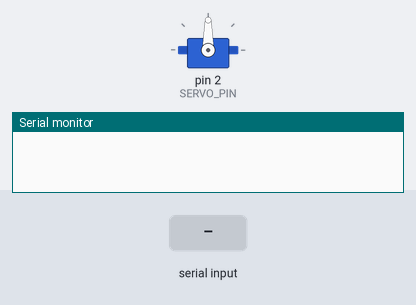
Simulated run of this sketch. Board: Arduino Uno, built with avr-gcc and run on an emulated ATmega328P. Shown: servo, the last lines printed to the serial monitor. The test bench sets the inputs (shaded band).

Above: at 1.2 s.
1.3 s: "left\n" received over Serial
At 3.2 s:
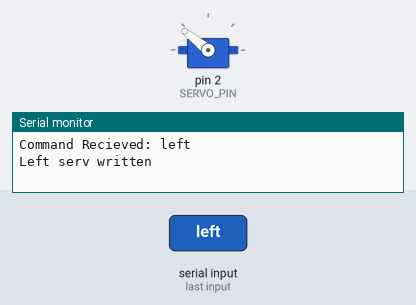
3.8 s: "right\n" received over Serial
At 5.1 s:
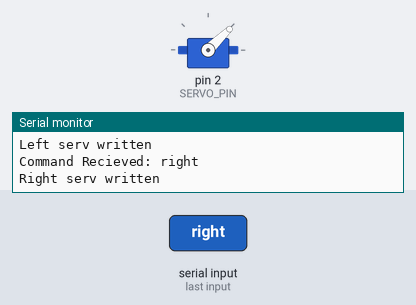
6.3 s: "stop\n" received over Serial
At 8.1 s:
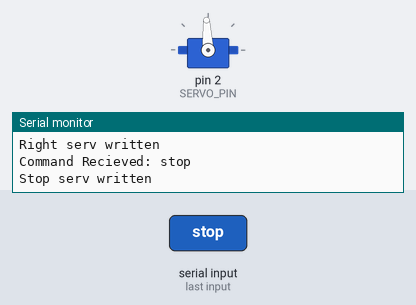
Timing chart, 0 to 9.6 s (numbered marks = the images above; inputs shaded):
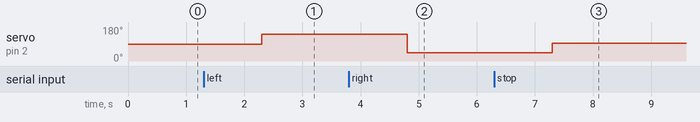

Measured:
- after the input at 1.3 s, servo on pin 2 (SERVO_PIN): 90° → 141° after 1.0 s
- after the input at 3.8 s, servo on pin 2 (SERVO_PIN): 141° → 44° after 1.0 s
- after the input at 6.3 s, servo on pin 2 (SERVO_PIN): 44° → 93° after 1.0 s

The sketch:

servo_controller.ino
```cpp
#include <Servo.h>

const int8_t SERVO_PIN = 2;
Servo serv;

const int left_servo_cmd = 2000;
const int right_servo_cmd = 1000;
const int stop_servo_cmd = 1500;

void sendServoCommand(String cmd) {
  // Serial.print("Processing command: ");
  // Serial.print(cmd);
  // Serial.println(cmd.length());

  // for (int i=0; i<cmd.length(); ++i) {
  //   Serial.print(cmd[i], HEX);
  // }

  // Serial.print("End: ");
  // Serial.println(*cmd.end(), HEX);

  if (cmd == "left") {
    serv.write(left_servo_cmd);
    Serial.println("Left serv written");
  } else if (cmd == "right") {
    serv.write(right_servo_cmd);
    Serial.println("Right serv written");
  } else if (cmd == "stop") {
    serv.write(stop_servo_cmd);
    Serial.println("Stop serv written");
  } else {
    Serial.println("Invalid command");
  }
}

void setup() {
  Serial.begin(115200);// setup Serial Monitor to display information
  serv.attach(SERVO_PIN);
}

void loop() {
  //Recieve Serial commands to control the Robot
  if (Serial.available() > 0) {
    String data = Serial.readString();
    Serial.print("Command Recieved: ");
    Serial.println(data);
    // Serial.println(data.length());

    // Sanitize the data
    if (data.charAt(data.length()-1) == '\n') {
      // Cut away the trailing \n
      data = data.substring(0, data.length()-1);
      // Serial.println("Trailing newline cut");
    }

    // Line feed
    // if (*data.end() == '\r') {
    //   // Cut away the trailing \n
    //   data = data.substring(0, data.length()-1);
    //   Serial.println("Trailing linefeed cut");
    // }

    // Process data
    sendServoCommand(data);
  }
}
```
